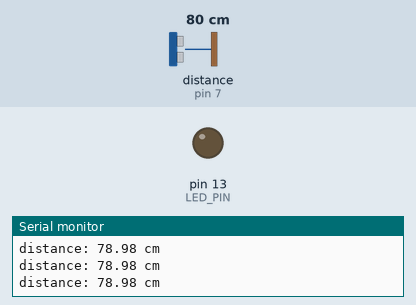
Bench run of a sketch on a simulated Arduino Uno, built with avr-gcc and run on an emulated ATmega328P. On the bench: output pins drawn as LEDs (lit = HIGH), the last lines printed to the serial monitor. Wiring (inferred from the names in the program): ultrasonic range finder: trigger pin 6; echo pin 7. The inputs (shaded band) are chosen by the test bench; at power-on: distance to the obstacle (sensor on pin 7) 80 cm. The echo pulse lasts 58.3 µs per cm; pins used as bus, display or sensor lines are not drawn.

Above: at 1.3 s.
1.4 s: distance to the obstacle (sensor on pin 7) set to 22 cm
2.9 s: distance to the obstacle (sensor on pin 7) set to 19 cm
At 3.4 s:
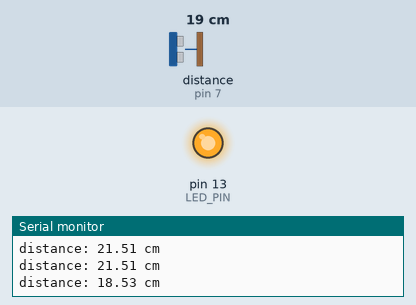
4.5 s: distance to the obstacle (sensor on pin 7) set to 35 cm
At 4.8 s:
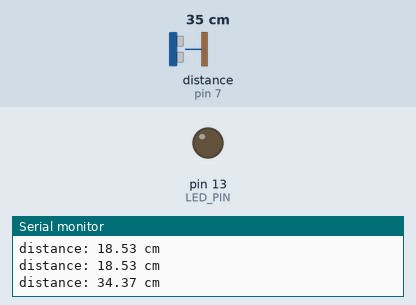
6.0 s: distance to the obstacle (sensor on pin 7) set to 2 cm
At 7.4 s:
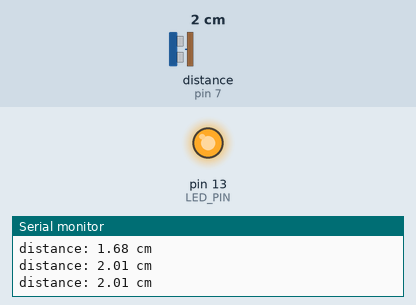
Timing chart, 0 to 8.5 s (numbered marks = the images above; inputs shaded):
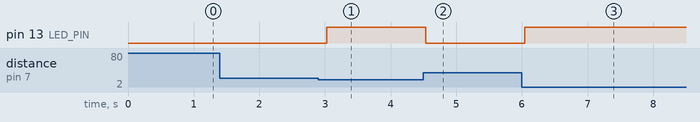

The sketch:

Ultrasonic_Sensor.ino
```cpp
const int TRIG_PIN = 6;
const int ECHO_PIN = 7;
const int LED_PIN  = 13;
const int DISTANCE_THRESHOLD = 20;


float duration_us, distance_cm;

void setup() {
  Serial.begin (9600);
  pinMode(TRIG_PIN, OUTPUT);
  pinMode(ECHO_PIN, INPUT);
  pinMode(LED_PIN, OUTPUT);
}

void loop() {

  digitalWrite(TRIG_PIN, HIGH);
  delayMicroseconds(10);
  digitalWrite(TRIG_PIN, LOW);


  duration_us = pulseIn(ECHO_PIN, HIGH);

  distance_cm = 0.017 * duration_us;

  if(distance_cm < DISTANCE_THRESHOLD)
    digitalWrite(LED_PIN, HIGH);
  else
    digitalWrite(LED_PIN, LOW);


  Serial.print("distance: ");
  Serial.print(distance_cm);
  Serial.println(" cm");

  delay(500);
}
```

Measured:
- the behaviour switches between 21 and 20 cm on distance to the obstacle (sensor on pin 7) (found by bisection; images 0 and 1)
- after the input at 2.9 s, pin 13 (LED_PIN): LOW → HIGH after 0.13 s
- after the input at 4.5 s, pin 13 (LED_PIN): HIGH → LOW at once
- after the input at 6.0 s, pin 13 (LED_PIN): LOW → HIGH at once
